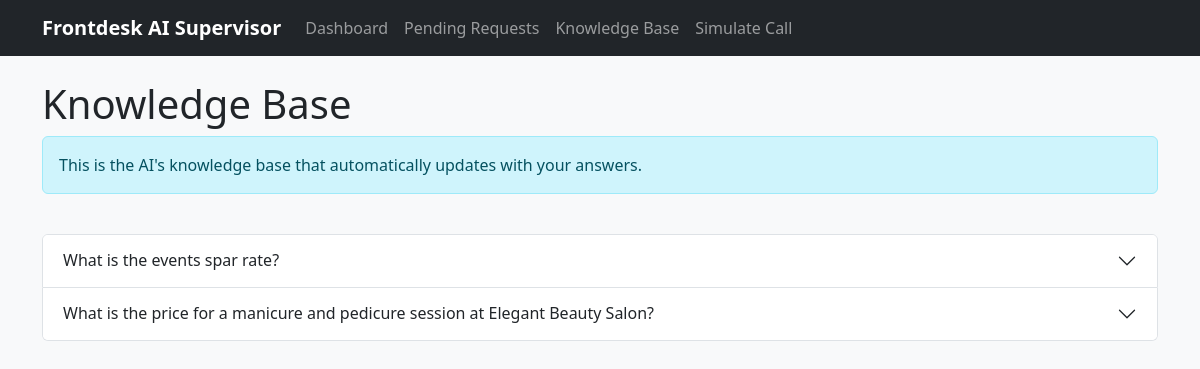
The app's page /knowledge, older data.
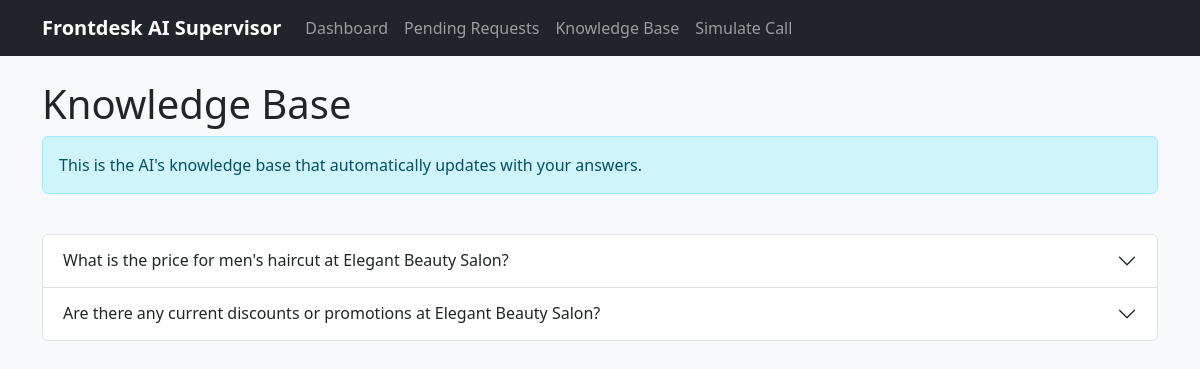
The same page, newer data.
### database.py (models this page shows, shortened)
class KnowledgeItem(db.Model):
    __tablename__ = 'knowledge_base'
    id = db.Column(db.Integer, primary_key=True)
    question = db.Column(db.Text, nullable=False, unique=True)
    answer = db.Column(db.Text, nullable=False)
    created_at = db.Column(db.DateTime, default=datetime.utcnow)
    updated_at = db.Column(db.DateTime, default=datetime.utcnow, onupdate=datetime.utcnow)

### app.py (the view)
    @app.route('/knowledge')
    def knowledge_base():
        try:
            knowledge_items = get_all_knowledge()
            return render_template('knowledge_base.html', items=knowledge_items)
        except Exception as e:
            logger.error(f"Error loading knowledge base: {e}")
            return render_template('error.html', error=str(e))

### app.py (called while the page is built)
def get_all_knowledge():
    try:
        from database import KnowledgeItem
        return KnowledgeItem.query.all()
    except Exception as e:
        logger.warning(f"Could not query knowledge from database: {e}. Using memory storage.")
        return list(memory_knowledge_items.values())

### templates/knowledge_base.html (shortened to what this page needs)
{% extends 'base.html' %}
{% block content %}
<div class="row">
    <div class="col-md-12">
        <h1>Knowledge Base</h1>
        <div class="alert alert-info" role="alert">
            This is the AI's knowledge base that automatically updates with your answers.
        </div>
    </div>
</div>
<div class="row mt-4">
    <div class="col-md-12">
        {% if items %}
            <div class="accordion" id="knowledgeAccordion">
                {% for item in items %}
                <div class="accordion-item">
                    <h2 class="accordion-header" id="heading{{ item.id }}">
                        <button class="accordion-button collapsed" type="button" data-bs-toggle="collapse"
                                data-bs-target="#collapse{{ item.id }}" aria-expanded="false" aria-controls="collapse{{ item.id }}">
                            {{ item.question }}
                        </button>
                    </h2>
                </div>
                {% endfor %}
            </div>
        {% else %}
            <div class="alert alert-warning" role="alert">
                No knowledge items yet. They will appear here as you resolve help requests.
            </div>
        {% endif %}
    </div>
</div>
{% endblock %}

### templates/base.html (shortened to what this page needs)
<!DOCTYPE html>
<html lang="en">
<head>
    <link rel="stylesheet" href="https://cdn.jsdelivr.net/npm/bootstrap@5.3.0/dist/css/bootstrap.min.css">
    <link rel="stylesheet" href="{{ url_for('static', filename='css/style.css') }}">
</head>
<body>
    <nav class="navbar navbar-expand-lg navbar-dark bg-dark">
        <div class="container">
            <a class="navbar-brand" href="{{ url_for('dashboard') }}">Frontdesk AI Supervisor</a>
            <div class="collapse navbar-collapse" id="navbarNav">
                <ul class="navbar-nav">
                    <li class="nav-item">
                        <a class="nav-link" href="{{ url_for('dashboard') }}">Dashboard</a>
                    </li>
                    <li class="nav-item">
                        <a class="nav-link" href="{{ url_for('pending_requests') }}">Pending Requests</a>
                    </li>
                    <li class="nav-item">
                        <a class="nav-link" href="{{ url_for('knowledge_base') }}">Knowledge Base</a>
                    </li>
                    <li class="nav-item">
                        <a class="nav-link" href="{{ url_for('simulate_call') }}">Simulate Call</a>
                    </li>
                </ul>
            </div>
        </div>
    </nav>
    <div class="container mt-4">
        {% block content %}{% endblock %}
    </div>
</body>
</html>

### static/css/style.css (style rules this page uses)
body { font-family: 'Segoe UI', Tahoma, Geneva, Verdana, sans-serif; background-color: #f8f9fa; }
.navbar-brand { font-weight: bold; }

Row changes from the older to the newer data that the page shows:
changed KnowledgeItem: question "What is the events spar rate?" → "What is the price for men's haircut at Elegant Beauty Salon?"
changed KnowledgeItem: question "What is the price for a manicure and pedicure session at Elegant Beauty Salon?" → "Are there any current discounts or promotions at Elegant Beauty Salon?"
